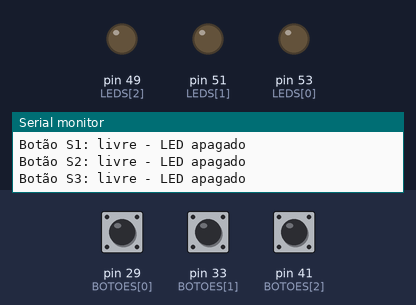
This sketch was run on a simulated Arduino Mega 2560, built with avr-gcc and run on an emulated ATmega2560. Shown: output pins drawn as LEDs (lit = HIGH), the last lines printed to the serial monitor. Inputs (shaded band) come from the test bench; at power-on: pin 29 (BOTOES[0]) HIGH, pin 33 (BOTOES[1]) HIGH, pin 41 (BOTOES[2]) HIGH.

Above: at 1.3 s.
1.4 s: pin 29 (BOTOES[0]) pulled LOW for 0.3 s
At 1.65 s:
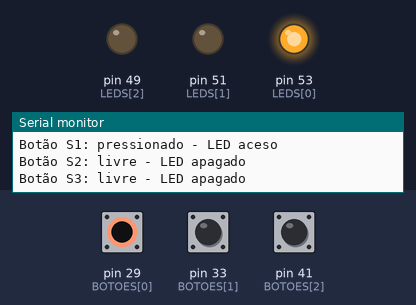
3.2 s: pin 33 (BOTOES[1]) pulled LOW for 0.3 s
At 3.42 s:
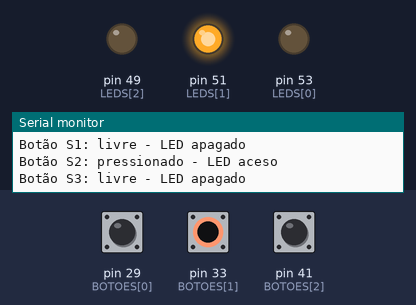
5.0 s: pin 41 (BOTOES[2]) pulled LOW for 0.3 s
At 5.19 s:
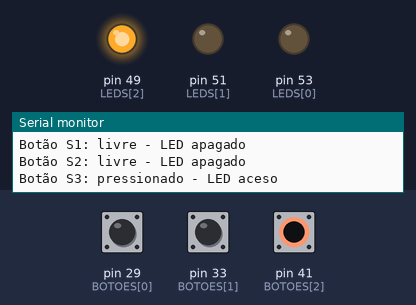
6.8 s: pin 41 (BOTOES[2]) pulled LOW for 3.2 s
At 11.3 s:
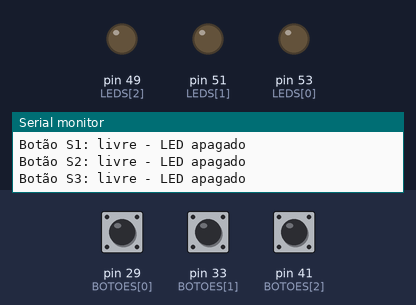
11.6 s: pin 29 (BOTOES[0]) pulled LOW for 3.2 s
At 12.1 s:
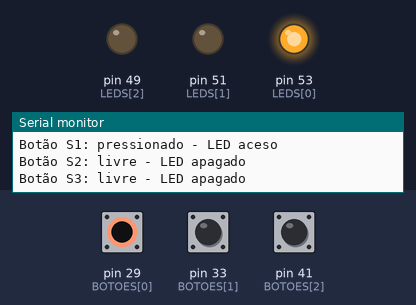
16.4 s: pin 29 (BOTOES[0]) driven LOW and pin 33 (BOTOES[1]) driven LOW
At 17.3 s:
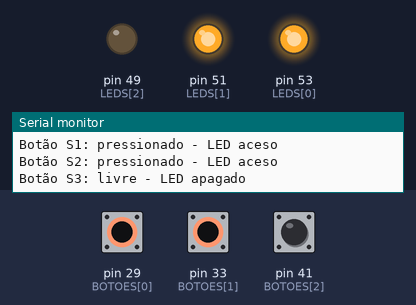
Timing chart, 0 to 18.9 s (numbered marks = the images above; inputs shaded):
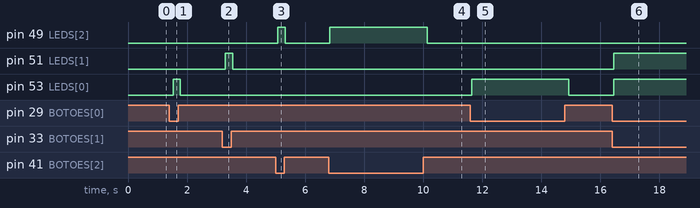

Measured:
- after the input at 1.4 s, pin 53 (LEDS[0]): LOW → HIGH after 0.13 s, → LOW 0.25 s later
- after the input at 3.2 s, pin 51 (LEDS[1]): LOW → HIGH after 0.10 s, → LOW 0.25 s later
- after the input at 5.0 s, pin 49 (LEDS[2]): LOW → HIGH after 0.07 s, → LOW 0.25 s later
- after the input at 6.8 s, pin 49 (LEDS[2]): LOW → HIGH at once, → LOW 3.3 s later
- after the input at 11.6 s, pin 53 (LEDS[0]): LOW → HIGH at once, → LOW 3.3 s later
- after the input at 16.4 s, pin 51 (LEDS[1]), pin 53 (LEDS[0]): LOW → HIGH after 0.05 s

The sketch:

06_botoes.ino
```cpp
/*
 * TESTE 06 - Botões e LEDs
 *
 * Pressione S1, S2 ou S3. O LED correspondente deve acender enquanto
 * o botão estiver pressionado.
 */

const uint8_t BOTOES[] = {29, 33, 41};
const uint8_t LEDS[] = {53, 51, 49};
const uint8_t QUANTIDADE = 3;

void setup() {
  Serial.begin(115200);
  for (uint8_t i = 0; i < QUANTIDADE; i++) {
    pinMode(BOTOES[i], INPUT_PULLUP);
    pinMode(LEDS[i], OUTPUT);
  }
  Serial.println(F("\n=== TESTE 06: BOTÕES E LEDS ==="));
  Serial.println(F("Pressione cada botão e observe o LED correspondente.\n"));
}

void loop() {
  for (uint8_t i = 0; i < QUANTIDADE; i++) {
    bool pressionado = digitalRead(BOTOES[i]) == LOW;
    digitalWrite(LEDS[i], pressionado);
    Serial.print(F("Botão S"));
    Serial.print(i + 1);
    Serial.print(F(": "));
    Serial.println(pressionado ? F("pressionado - LED aceso") : F("livre - LED apagado"));
  }
  Serial.println();
  delay(250);
}
```
